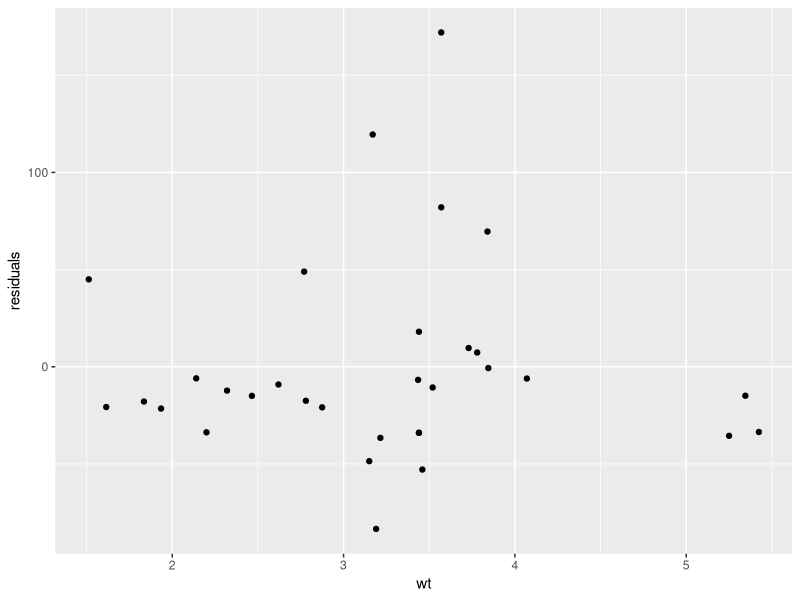
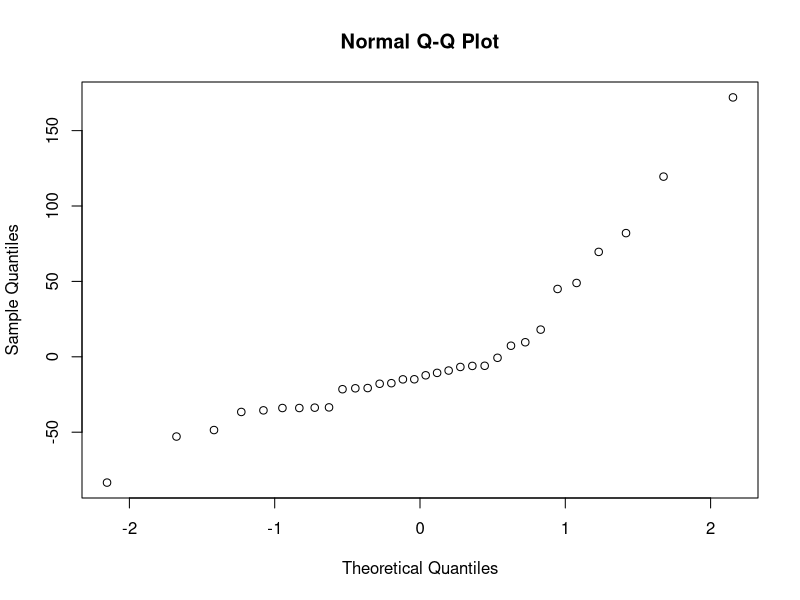
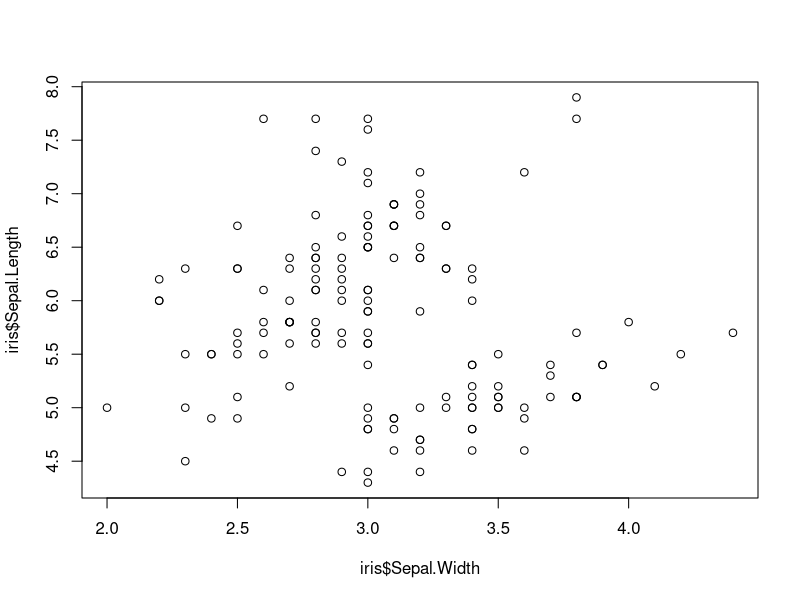
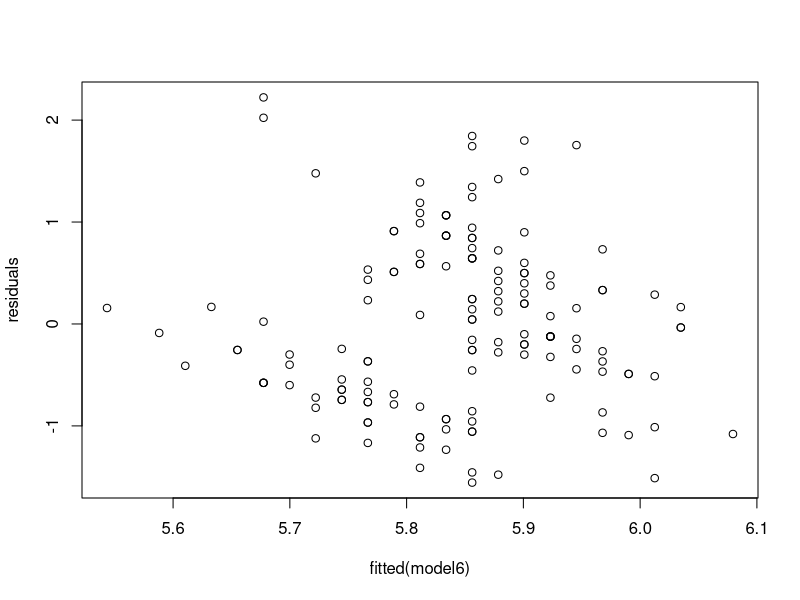
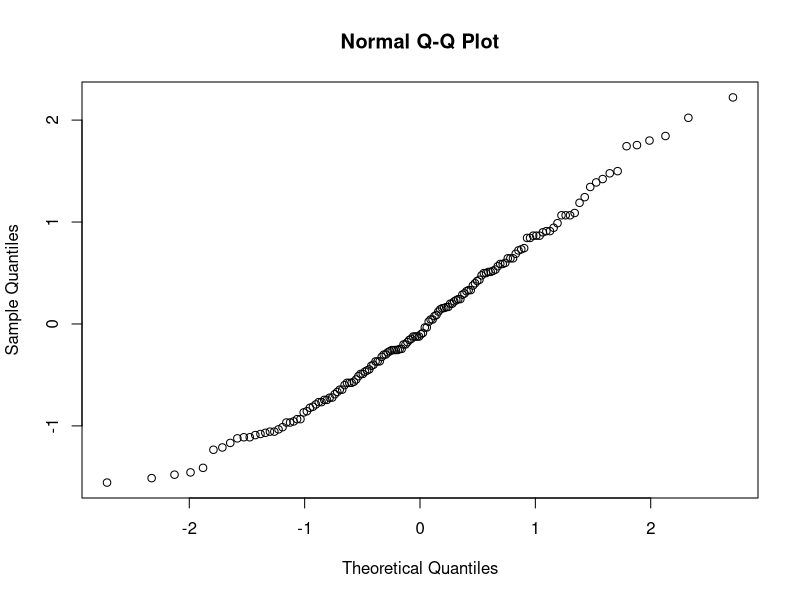
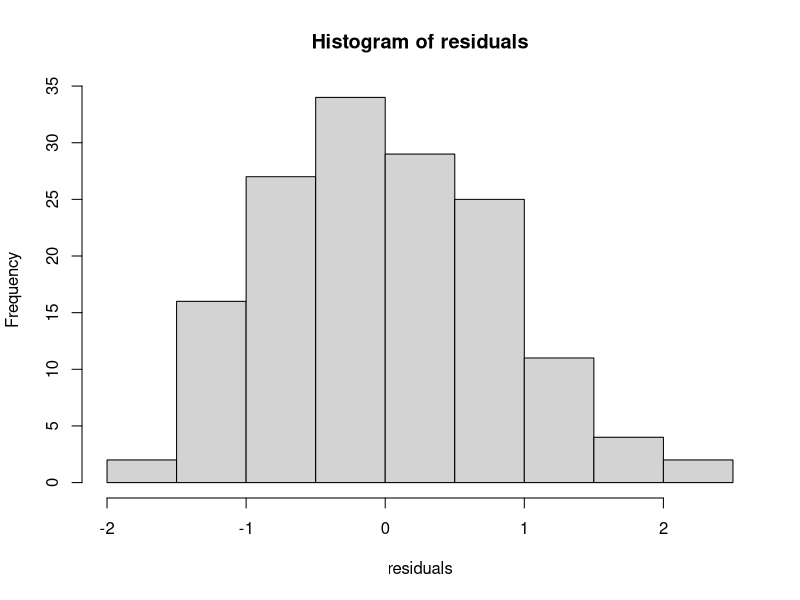
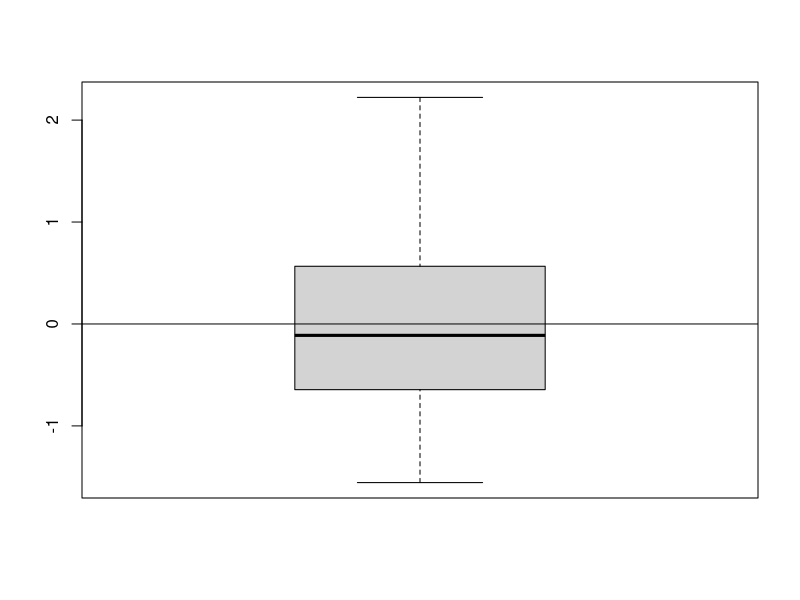
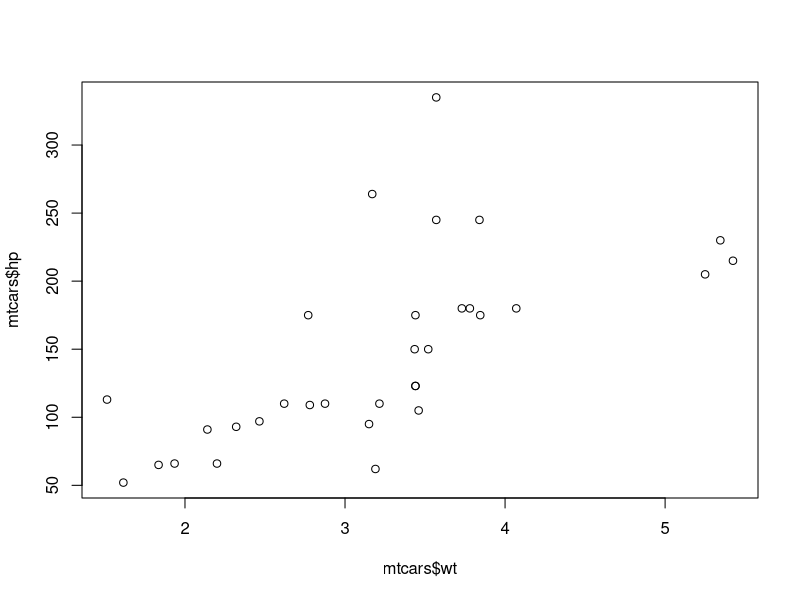

The R source for these figures, in order:

library(tidyverse)
library(dplyr)

# R coding for Residuals and Residual Plots


mtcars

mtcars%>%
  select(hp,wt) -> mtcars4
mtcars4

as_tibble(mtcars4) -> mtcars4tibble
mtcars4tibble

lm(hp~wt, mtcars4tibble)

mtcars4tibble%>%
  mutate(yhat = -1.821 + 46.160*wt)%>%
  mutate(residuals = hp -(-1.821 + 46.160*wt))-> mtcars4tibble1
mtcars4tibble1


mean(mtcars4tibble1$residuals)

ggplot(data = mtcars4tibble1) +
      geom_point(mapping = aes(y = residuals, x = wt))

qqnorm(mtcars4tibble1$residuals)









iris


plot(iris$Sepal.Length ~ iris$Sepal.Width)

# No definitive linear relationship is shown between the two variables.

# Now lets generate a linear model for depth vs x.

lm(Sepal.Length~Sepal.Width , data = iris) -> model6
model6

# Finding the residuals for the model

resid(model6) -> residuals
residuals

# We will now plot the residuals against the fitted values.

plot(fitted(model6), residuals)

# Normality Check for the residuals (qqplot)

qqnorm(residuals)

hist(residuals)
boxplot(residuals)



#add a horizontal line at 0
abline(0,0)



mtcars

# Lets generate a scatter plot for hp vs wt and investigate a possible
# linear relationship between the variables.

plot(mtcars$hp ~ mtcars$wt)

# The scatter plot does suggest a positive linear relationship


# Now lets generate a linear model for depth vs x.

lm(mtcars$hp ~ mtcars$wt) ->  modelz
modelz
     
#        or

lm(hp ~ wt, data = mtcars) -> modelz
modelz

# Finding the residuals for the model

resid(modelz) -> residuals
residuals

# We will now plot the residuals against the fitted values.
plot(fitted(modelz), residuals)

abline(50,0)

# The residual plot shows no distinct pattern, hence a strong case
# for linearity of the regression function.


